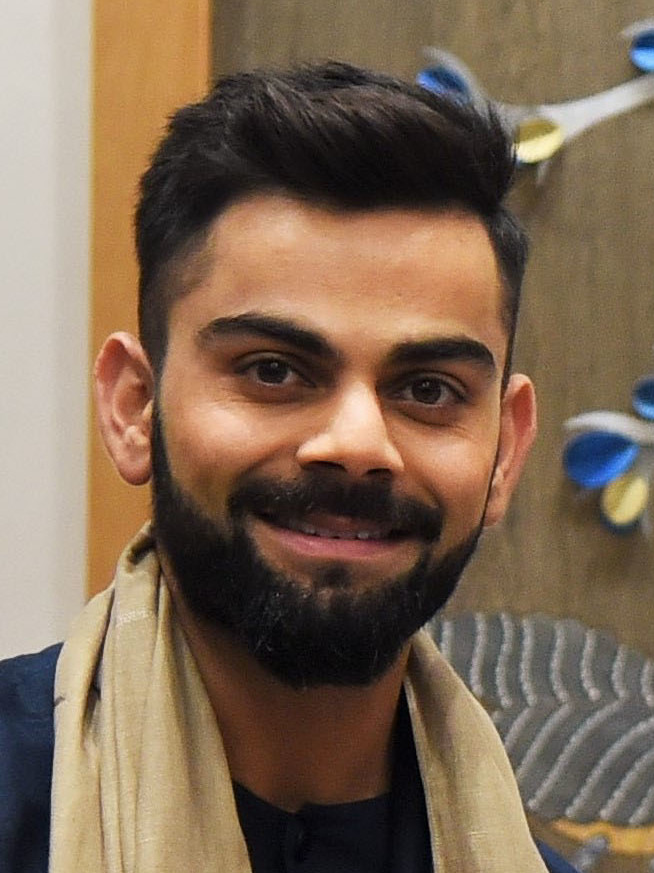
#> input picture kohli.jpg, 654 x 873 px
$ python esp32display.py
#> lines starting #> are read from the running program, lines starting #| are printed output that depends on the picture; after the words box and inside, x2 and y2 are one past the last pixel; in counts of white or black regions, pixels touching at a corner belong together
import cv2
from skimage import io
img_path = 'kohli.jpg'
xml_path = 'face_train.xml'
img = cv2.imread(img_path,0)
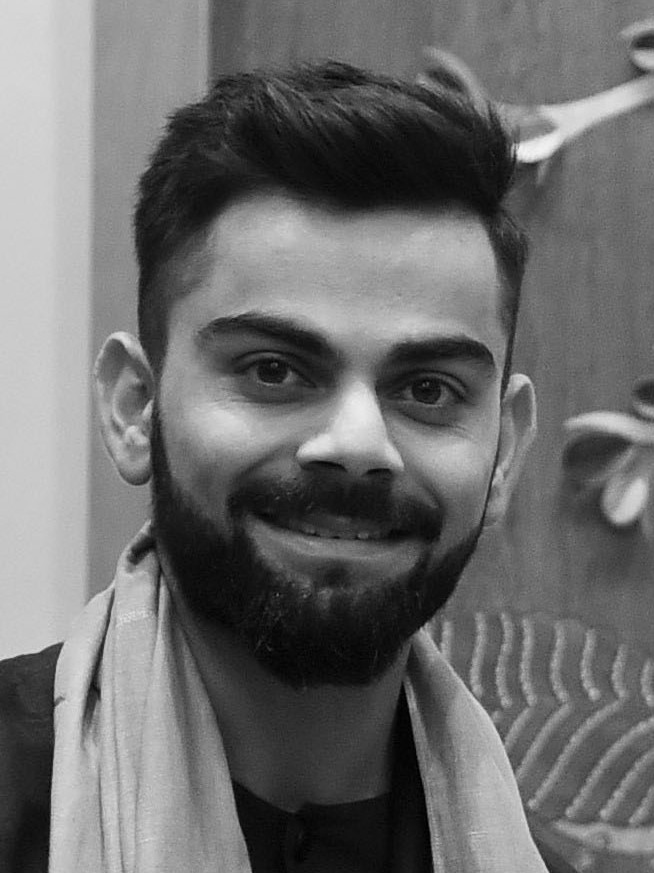
#> img: shape (873, 654); min 0, max 245, mean 108.8
face_detector = cv2.CascadeClassifier(xml_path)
faces = face_detector.detectMultiScale(img,scaleFactor = 1.1)
#> faces = [[114, 197, 463, 463]]
for face in faces:
    top_left_x= face[0]
    top_left_y= face[1]
    w= face[2]
    h= face[3]
    bottom_right_x= top_left_x+w
    bottom_right_y= top_left_y+h
    cv2.rectangle(img,
                  (top_left_x,top_left_y),(bottom_right_x,bottom_right_y),
                  (0,255,0),1)
#> this loop made 1 pass
#> (top_left_x, top_left_y, w, h, bottom_right_x, bottom_right_y) on pass 1: (114, 197, 463, 463, 577, 660)
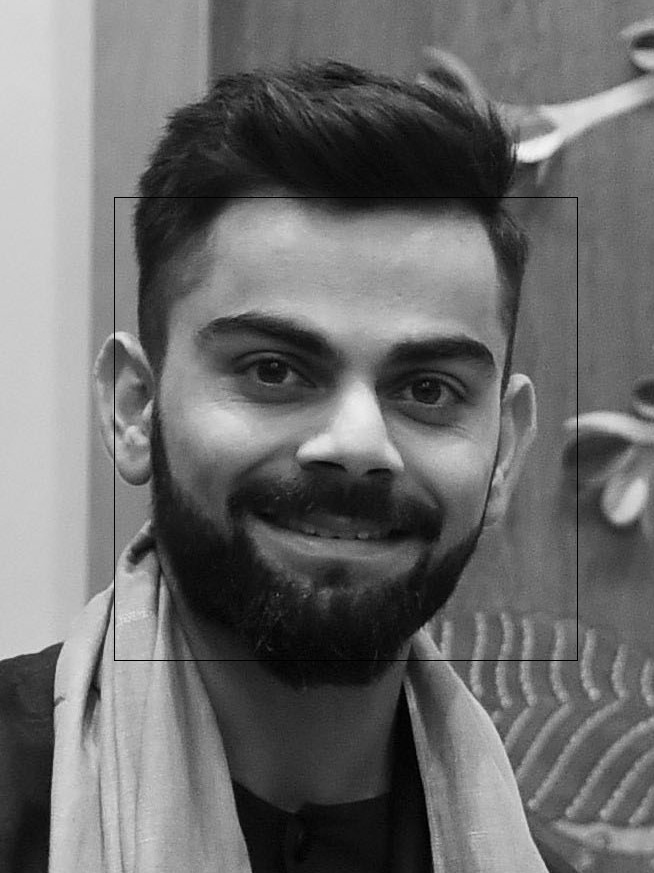
#> img: shape (873, 654); 0.32% of pixels changed, all inside (x1, y1, x2, y2) = (114, 197, 578, 661)
cv2.imshow("Faces",img)
cv2.waitKey(0)
cv2.destroyAllWindows()
